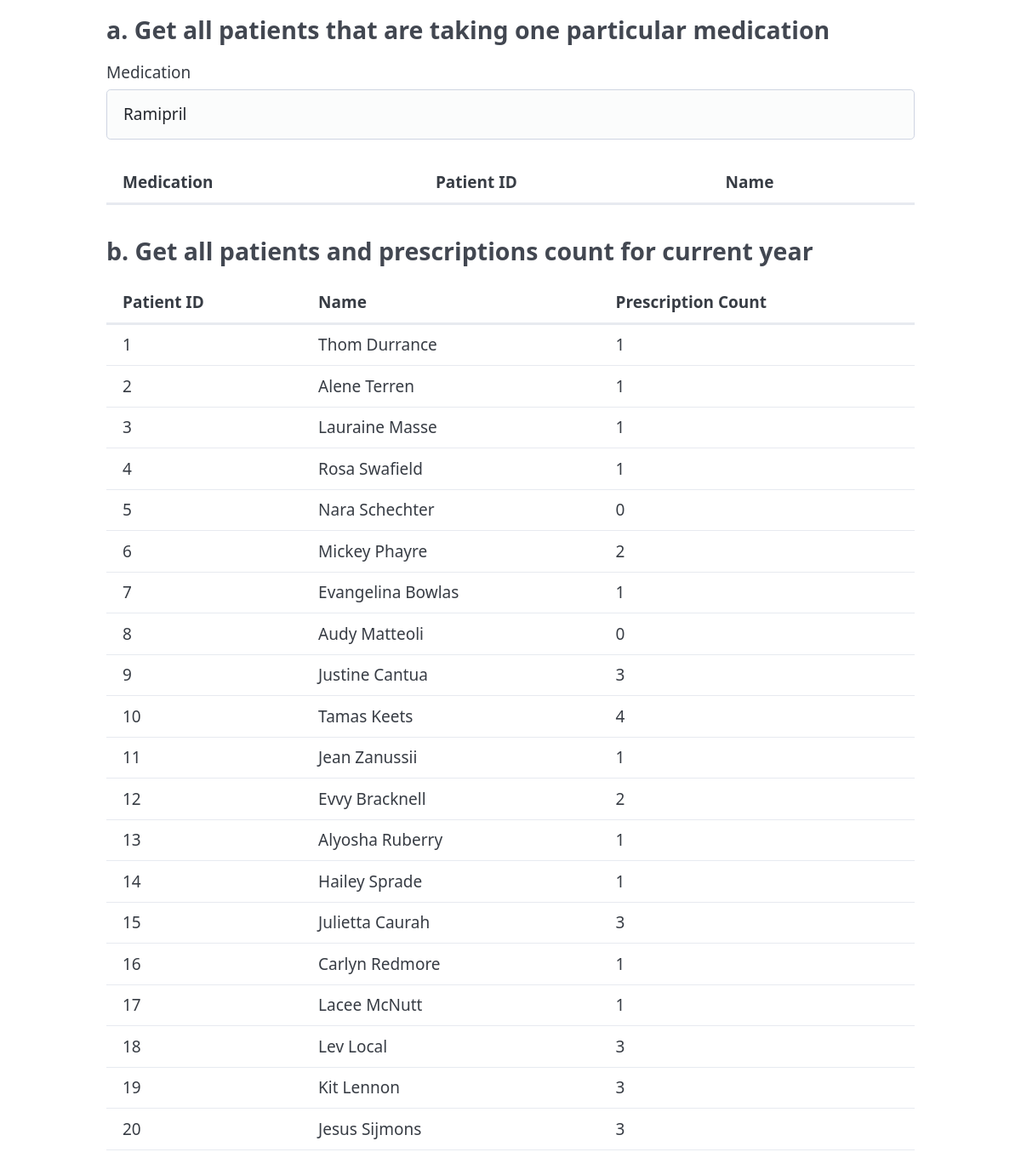
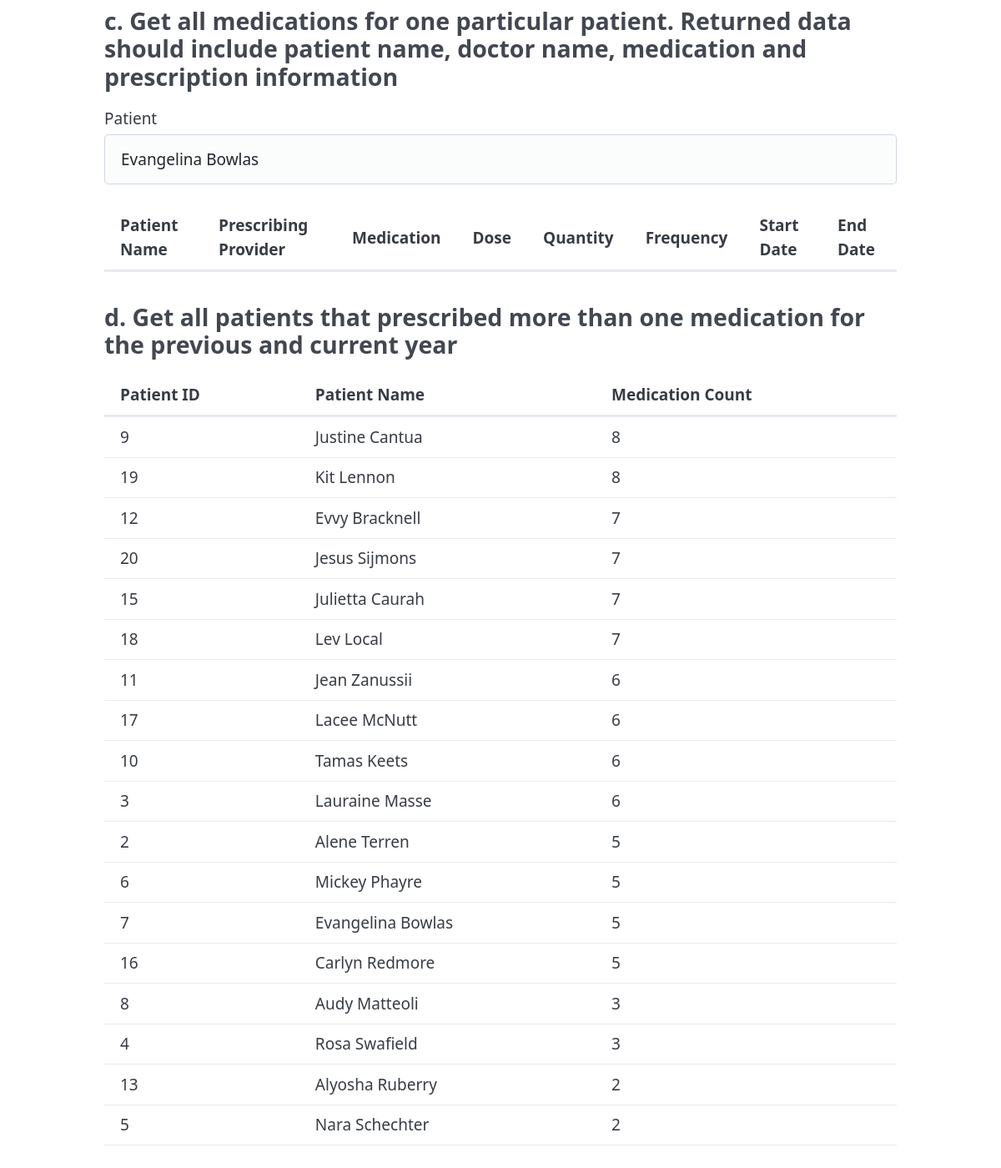
The page / on the database its author committed (2 pictures, top to bottom).
### tables this page shows
CREATE TABLE `patient` (
  `id` int(11) NOT NULL,
  `name` varchar(100) NOT NULL,
  `created` timestamp NOT NULL DEFAULT CURRENT_TIMESTAMP,
  `updated` timestamp NOT NULL DEFAULT CURRENT_TIMESTAMP ON UPDATE CURRENT_TIMESTAMP,
  `deleted` timestamp NULL DEFAULT NULL
);

### www/Database.php (called while the page is built, shortened)
<?php
class Database
{
    private $connection;
    public function connect(DBConnection $connection)
    {
        $this->connection = $connection;
    }
    public function select($table, $options = array())
    {
        $fields = "*";
        if (isset($options['fields'])) {
            $fields = implode(', ', $options['fields']);
        }
        $sql = "SELECT $fields FROM $table \n";
        if (isset($options['joins'])) {
            $joins = array();
            foreach($options['joins'] as $j) {
                $joinType = isset($j['type']) ? strtoupper($j['type']) : 'INNER';
                $joinConditions = implode(' AND ', $j['conditions']);
                $joins[] = "$joinType JOIN $j[table] ON $joinConditions";
            }
            $sql .= implode("\n", $joins) . " \n";
        }
        $conditions = ' 1 ';
        if (isset($options['conditions'])) {
            $conditions = implode(' AND ', $options['conditions']);
        }
        $sql .= "WHERE \n $conditions";
        if (isset($options['group'])) {
            $sql .= "\nGROUP BY \n " . implode(', ', $options['group']);
        }
        if (isset($options['having'])) {
            $sql .= "\nHAVING \n " . implode(' AND ', $options['having']);
        }
        if (isset($options['order'])) {
            $sql .= "\nORDER BY \n " . implode(', ', $options['order']);
        }
        $this->connection->connect(DBConnection::READ);
        $queryOptions = array();
        $result = $this->connection->query($sql, $queryOptions);
        return $result;
    }
}

### www/DBConnection.php (called while the page is built, shortened)
<?php
class DBConnection
{
    private $readConnection;
    private $activeConnection;
    private function __construct(PDO $read, PDO $write)
    {
        $this->readConnection = $read;
    }
    public function query($sql, $options = array())
    {
        $mode = PDO::FETCH_ASSOC;
        $statement = $this->activeConnection->prepare($sql);
        $params = null;
        $result = $statement->execute($params);
        if (stripos(trim($sql), 'SELECT') === 0) {
            return $statement->fetchAll($mode);
        }
        return true;
    }
    public function connect($type)
    {
        if ($type === self::READ) {
            $this->activeConnection = $this->readConnection;
        }
    }
}

### www/functions.php (called while the page is built, shortened)
<?php
function b($db) {
    return $db->select('patient p', array(
        'fields' => array(
            'p.id AS patient_id',
            'p.name AS patient_name',
            'COUNT(pm.medication_id) AS prescriptions_count',
        ),
        'joins' => array(
            array(
                'table' => 'patient_medication pm',
                'type' => 'LEFT',
                 'conditions' => array(
                    'p.id = pm.patient_id',
                    'YEAR(pm.created) = YEAR(CURDATE())',
                    'pm.deleted IS NULL',
                ),
             ),
        ),
        'conditions' => array(
            'p.deleted IS NULL',
        ),
        'group' => array(
            'p.id',
            'p.name'
        ),
    ));
}
function d($db) {
    return $db->select('patient p', array(
        'fields' => array(
            'p.id as patient_id',
            'p.name as patient_name',
            'COUNT(pm.medication_id) AS medication_count',
        ),
        'joins' => array(
            array(
                'table' => 'patient_medication pm',
                'type' => 'INNER',
                'conditions' => array(
                    'p.id = pm.patient_id',
                    'pm.deleted IS NULL',
                ),
            ),
        ),
        'conditions' => array(
            'YEAR(pm.created) IN (YEAR(CURDATE()), YEAR(CURDATE()) - 1)',
            'p.deleted IS NULL',
        ),
        'group' => array(
            'pm.patient_id',
        ),
        'having' => array(
            'COUNT(pm.medication_id) > 1',
        ),
        'order' => array(
            'medication_count DESC'
        ),
    ));
}

### www/index.php (the view, shortened to what this page needs)
<?php
require 'DBConnection.php';
require 'Database.php';
require 'functions.php';
$read = new PDO("mysql:host=db;dbname=wrs", 'root', 'rootpassword');
$write = new PDO("mysql:host=db;dbname=wrs", 'root', 'rootpassword');
$connection = DBConnection::getInstance($read, $write);
$db = new Database();
$db->connect($connection);
$medicationName = 'Ramipril';
$patientName = 'Evangelina Bowlas';
$bData = b($db);
$dData = d($db);
?>
<!doctype html>
<html lang="en">
  <head>
    <link
      rel="stylesheet"
      href="https://cdn.jsdelivr.net/npm/@picocss/pico@2/css/pico.min.css"
    />
    </head>
  <body>
    <main class="container">
        <section x-data="taking_medication">
            <h3>a. Get all patients that are taking one particular medication</h3>
                <form>
                    <label>Medication
                        <input list="all_medications" x-ref="search" @input.debounce="searchMedication($refs.search.value)" type="text" name="a" value="<?php echo htmlspecialchars($medicationName); ?>" />
                    </label>
                </form>
            <div class="overflow-auto">
                <table>
                    <thead>
                        <tr>
                            <th scope="col">Medication</th>
                            <th scope="col">Patient ID</th>
                            <th scope="col">Name</th>
                        </tr>
                    </thead>
                </table>
            </div>
        </section>
        <section>
            <h3>b. Get all patients and prescriptions count for current year
            </h3>
            <div class="overflow-auto">
                <table>
                    <thead>
                        <tr>
                            <th scope="col">Patient ID</th>
                            <th scope="col">Name</th>
                            <th scope="col">Prescription Count</th>
                        </tr>
                    </thead>
                    <tbody>
                    <?php foreach($bData as $b): ?>
                        <tr>
                            <td><?php echo $b['patient_id']; ?></td>
                            <td><?php echo htmlspecialchars($b['patient_name']); ?></td>
                            <td><?php echo $b['prescriptions_count']; ?></td>
                        </tr>
                    <?php endforeach; ?>
                    </tbody>
                </table>
            </div>
        </section>
        <section x-data="patient_medications">
            <h3>c. Get all medications for one particular patient. Returned data should include
                patient name, doctor name, medication and prescription information
            </h3>
            <form>
                <label>Patient
                    <input list="all_patients" x-ref="search" @input.debounce="searchPatient($refs.search.value)" type="text" name="search" value="<?php echo htmlspecialchars($patientName); ?>" />
                </label>
            </form>
            <div class="overflow-auto">
                <table>
                    <thead>
                        <tr>
                            <th scope="col">Patient Name</th>
                            <th scope="col">Prescribing Provider</th>
                            <th scope="col">Medication</th>
                            <th scope="col">Dose</th>
                            <th scope="col">Quantity</th>
                            <th scope="col">Frequency</th>
                            <th scope="col">Start Date</th>
                            <th scope="col">End Date</th>
                        </tr>
                    </thead>
                </table>
            </div>
        </section>
        <section>
            <h3>d. Get all patients that prescribed more than one medication for the previous and
                current year </h3>
            <div class="overflow-auto">
                <table>
                    <thead>
                        <tr>
                            <th scope="col">Patient ID</th>
                            <th scope="col">Patient Name</th>
                            <th scope="col">Medication Count</th>
                        </tr>
                    </thead>
                    <tbody>
                    <?php foreach($dData as $d): ?>
                        <tr>
                            <td><?php echo $d['patient_id']; ?></td>
                            <td><?php echo htmlspecialchars($d['patient_name']); ?></td>
                            <td><?php echo $d['medication_count']; ?></td>
                        </tr>
                    <?php endforeach; ?>
                    </tbody>
                </table>
            </div>
        </section>
        </main>
  </body>
</html>

### rows shown on the page
patient: id "1", name "Thom Durrance", prescriptions_count "1"
patient: id "2", name "Alene Terren", prescriptions_count "1", medication_count "5"
patient: id "3", name "Lauraine Masse", prescriptions_count "1", medication_count "6"
patient: id "4", name "Rosa Swafield", prescriptions_count "1", medication_count "3"
patient: id "5", name "Nara Schechter", prescriptions_count "0", medication_count "2"
patient: id "6", name "Mickey Phayre", prescriptions_count "2", medication_count "5"
patient: id "7", name "Evangelina Bowlas", prescriptions_count "1", medication_count "5"
patient: id "8", name "Audy Matteoli", prescriptions_count "0", medication_count "3"
patient: id "9", name "Justine Cantua", prescriptions_count "3", medication_count "8"
patient: id "10", name "Tamas Keets", prescriptions_count "4", medication_count "6"
patient: id "11", name "Jean Zanussii", prescriptions_count "1", medication_count "6"
patient: id "12", name "Evvy Bracknell", prescriptions_count "2", medication_count "7"
patient: id "13", name "Alyosha Ruberry", prescriptions_count "1", medication_count "2"
patient: id "14", name "Hailey Sprade", prescriptions_count "1"
patient: id "15", name "Julietta Caurah", prescriptions_count "3", medication_count "7"
patient: id "16", name "Carlyn Redmore", prescriptions_count "1", medication_count "5"
patient: id "17", name "Lacee McNutt", prescriptions_count "1", medication_count "6"
patient: id "18", name "Lev Local", prescriptions_count "3", medication_count "7"
patient: id "19", name "Kit Lennon", prescriptions_count "3", medication_count "8"
patient: id "20", name "Jesus Sijmons", prescriptions_count "3", medication_count "7"
